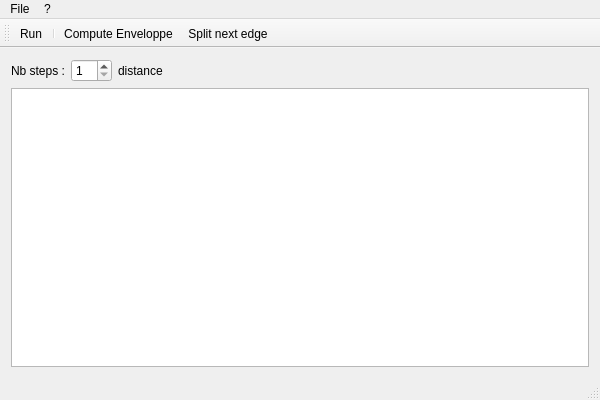
<?xml version="1.0" encoding="UTF-8"?>
<ui version="4.0">
 <class>TSPMainWindow</class>
 <widget class="QMainWindow" name="TSPMainWindow">
  <property name="geometry">
   <rect>
    <x>0</x>
    <y>0</y>
    <width>600</width>
    <height>400</height>
   </rect>
  </property>
  <property name="windowTitle">
   <string>Travelling salesman problem</string>
  </property>
  <widget class="QWidget" name="centralWidget">
   <layout class="QGridLayout" name="gridLayout">
    <item row="0" column="0">
     <widget class="QLabel" name="label">
      <property name="text">
       <string>Nb steps :</string>
      </property>
     </widget>
    </item>
    <item row="0" column="1">
     <widget class="QSpinBox" name="pQt_spinNbSteps">
      <property name="minimum">
       <number>1</number>
      </property>
      <property name="value">
       <number>1</number>
      </property>
     </widget>
    </item>
    <item row="0" column="3">
     <spacer name="horizontalSpacer">
      <property name="orientation">
       <enum>Qt::Horizontal</enum>
      </property>
      <property name="sizeHint" stdset="0">
       <size>
        <width>453</width>
        <height>20</height>
       </size>
      </property>
     </spacer>
    </item>
    <item row="1" column="0" colspan="4">
     <widget class="QGraphicsView" name="pQt_graphicsView"/>
    </item>
    <item row="0" column="2">
     <widget class="QLabel" name="pQt_label_distance">
      <property name="text">
       <string>distance</string>
      </property>
     </widget>
    </item>
   </layout>
  </widget>
  <widget class="QMenuBar" name="menuBar">
   <property name="geometry">
    <rect>
     <x>0</x>
     <y>0</y>
     <width>600</width>
     <height>23</height>
    </rect>
   </property>
   <widget class="QMenu" name="menuFile">
    <property name="title">
     <string>File</string>
    </property>
    <addaction name="pQt_actionOpen"/>
    <addaction name="separator"/>
    <addaction name="pQt_actionQuit"/>
   </widget>
   <widget class="QMenu" name="menu">
    <property name="title">
     <string>?</string>
    </property>
   </widget>
   <addaction name="menuFile"/>
   <addaction name="menu"/>
  </widget>
  <widget class="QToolBar" name="mainToolBar">
   <attribute name="toolBarArea">
    <enum>TopToolBarArea</enum>
   </attribute>
   <attribute name="toolBarBreak">
    <bool>false</bool>
   </attribute>
   <addaction name="pQt_actionRun"/>
   <addaction name="separator"/>
   <addaction name="pQt_actionComputeEnveloppe"/>
   <addaction name="pQt_actionSplitEdge"/>
  </widget>
  <widget class="QStatusBar" name="statusBar"/>
  <action name="pQt_actionOpen">
   <property name="icon">
    <iconset resource="tspviewer.qrc">
     <normaloff>:/icons/open.png</normaloff>:/icons/open.png</iconset>
   </property>
   <property name="text">
    <string>Open</string>
   </property>
   <property name="toolTip">
    <string>Open file...</string>
   </property>
   <property name="shortcut">
    <string>Ctrl+O</string>
   </property>
  </action>
  <action name="pQt_actionQuit">
   <property name="icon">
    <iconset resource="tspviewer.qrc">
     <normaloff>:/icons/quit.png</normaloff>:/icons/quit.png</iconset>
   </property>
   <property name="text">
    <string>Quit</string>
   </property>
   <property name="toolTip">
    <string>Quit application</string>
   </property>
   <property name="shortcut">
    <string>Ctrl+Q</string>
   </property>
  </action>
  <action name="pQt_actionRun">
   <property name="icon">
    <iconset resource="tspviewer.qrc">
     <normaloff>:/icons/run.png</normaloff>:/icons/run.png</iconset>
   </property>
   <property name="text">
    <string>Run</string>
   </property>
   <property name="toolTip">
    <string>Run TSP</string>
   </property>
   <property name="shortcut">
    <string>Ctrl+R</string>
   </property>
  </action>
  <action name="pQt_actionComputeEnveloppe">
   <property name="icon">
    <iconset resource="tspviewer.qrc">
     <normaloff>:/icons/enveloppe.png</normaloff>:/icons/enveloppe.png</iconset>
   </property>
   <property name="text">
    <string>Compute Enveloppe</string>
   </property>
   <property name="toolTip">
    <string>Compute Enveloppe</string>
   </property>
  </action>
  <action name="pQt_actionSplitEdge">
   <property name="icon">
    <iconset resource="tspviewer.qrc">
     <normaloff>:/icons/step.png</normaloff>:/icons/step.png</iconset>
   </property>
   <property name="text">
    <string>Split next edge</string>
   </property>
   <property name="toolTip">
    <string>Split next edge</string>
   </property>
  </action>
 </widget>
 <layoutdefault spacing="6" margin="11"/>
 <resources>
  <include location="tspviewer.qrc"/>
 </resources>
 <connections>
  <connection>
   <sender>pQt_actionQuit</sender>
   <signal>activated()</signal>
   <receiver>TSPMainWindow</receiver>
   <slot>close()</slot>
   <hints>
    <hint type="sourcelabel">
     <x>-1</x>
     <y>-1</y>
    </hint>
    <hint type="destinationlabel">
     <x>299</x>
     <y>199</y>
    </hint>
   </hints>
  </connection>
 </connections>
</ui>
